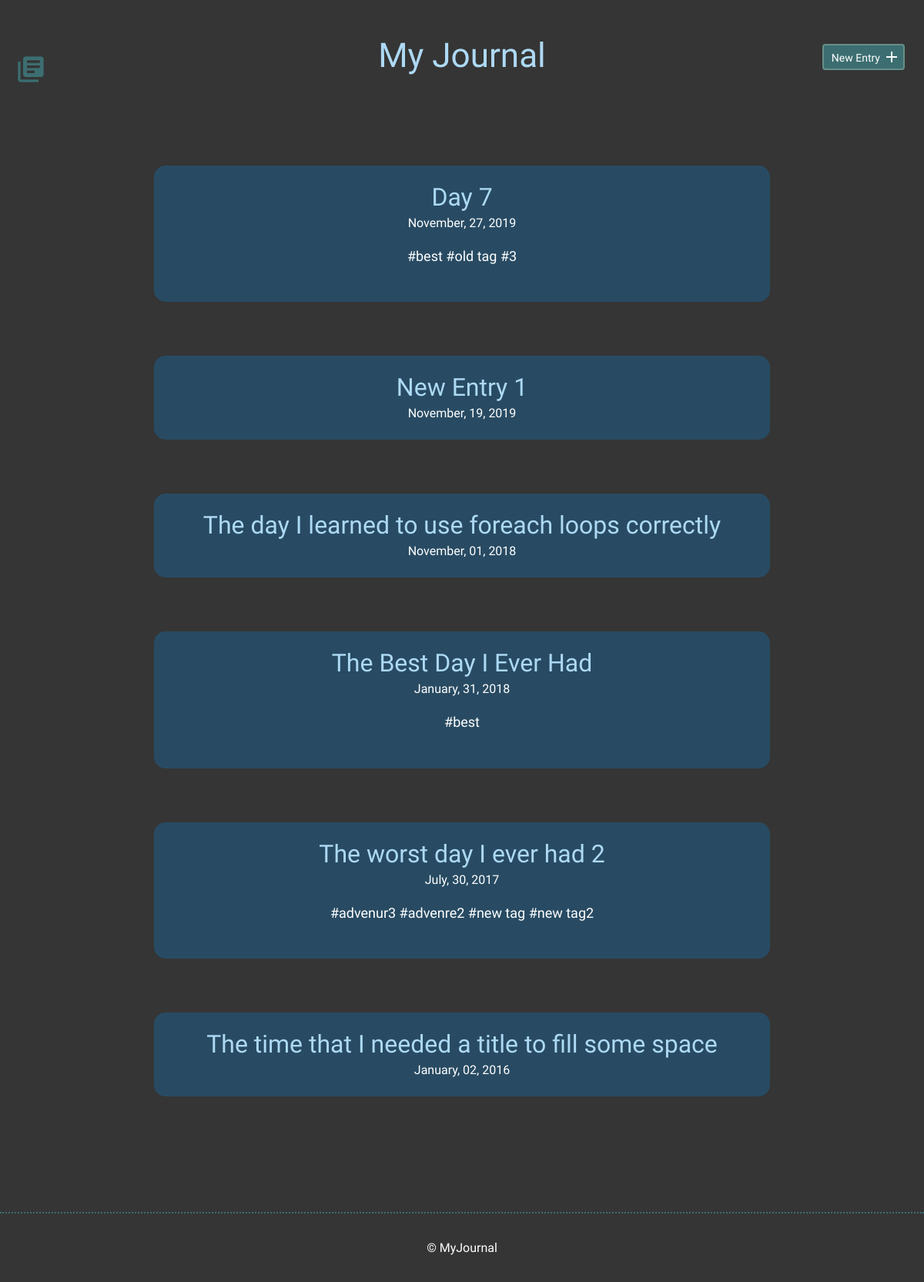
Before: / with the older database file.
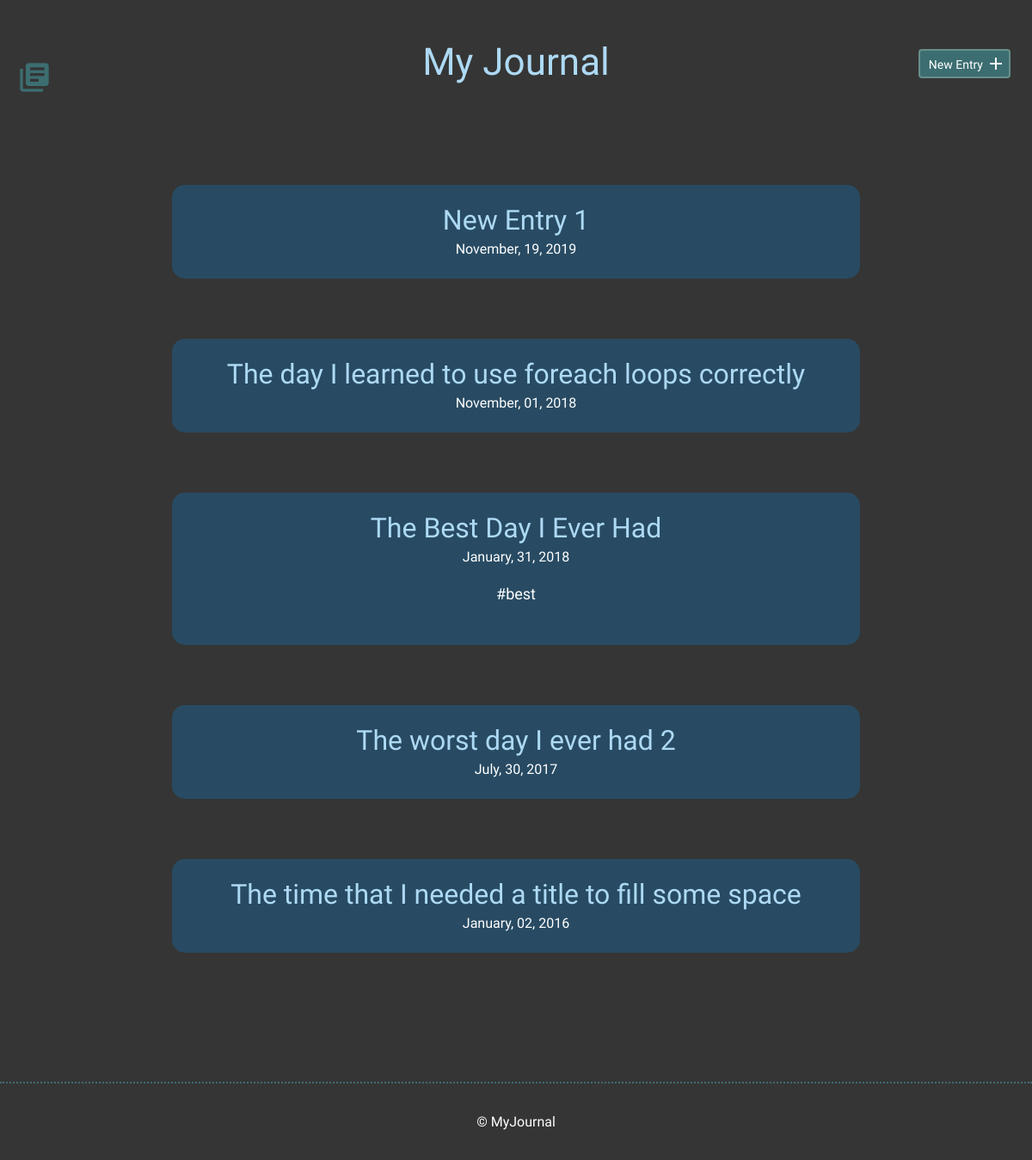
After: the same page with the newer database file.
### tables this page shows
CREATE TABLE "entries" (
	`id`	INTEGER,
	`title`	TEXT,
	`date`	TEXT,
	`time_spent`	INTEGER,
	`learned`	BLOB,
	`resources`	BLOB,
	PRIMARY KEY(`id`)
);

### inc/functions.php (called while the page is built, shortened)
<?php
function get_entry(){
    include ("connection.php");
    try {
        $sql = "SELECT * FROM entries ORDER BY date DESC";
        $stmt = $db->prepare($sql);
        $stmt->execute();
        $results = $stmt->fetchAll(PDO::FETCH_ASSOC);
        return $results;
    } catch (Exception $e) {
        echo "Unable to query DB" . $e->getMessage();
        die();
    }
}
function get_tags_by_entry_id($entries_id){
    include ("connection.php");
    try {
    $sql = "SELECT tags.id, tags.tags FROM tags JOIN entry_tags ON tags.id = entry_tags.tag_id WHERE entry_tags.entry_id = :entries_id";
    $stmt = $db->prepare($sql);
    $stmt->bindParam(':entries_id',$entries_id,PDO::PARAM_INT);
    $stmt->execute();
    $results = $stmt->fetchAll(PDO::FETCH_ASSOC);
    if(!empty($results)) {
        return $results;
    } else {
        return false;
    }
} catch (Exception $e) {
    echo "Unable to query DB" . $e->getMessage();
    die();
}
}
?>

### index.php (the view)
<?php include ("inc/header.php"); ?>
        <section>
            <div class="container">
                <div class="entry-list">
                    <?php
                    $entries = get_entry();
                    foreach($entries AS $entry) {
                        echo "<article>
                        <h2><a href=\"detail.php?id=". $entry['id'] . "\">" .$entry['title']. "</a></h2>
                        <time datetime=\"" . $entry['date'] . "\">" . date('F, d, Y', strtotime($entry['date'])) . "</time>";
                        $tags = get_tags_by_entry_id($entry['id']);
                        if($tags == true){
                            echo "<p>";
                            $tags = array_column($tags, "tags");
                            foreach($tags as $tag){
                                echo "#" . $tag . " ";
                            }
                            echo "</p>";
                        }
                         echo "</article>";
                    }
                    ?>
                </div>
            </div>
        </section>
<?php include ("inc/footer.php"); ?>

### inc/header.php (shortened to what this page needs)
<?php include ("functions.php"); ?>
<!DOCTYPE html>
<html>
    <head>
        <link rel="stylesheet" href="css/normalize.css">
        <link rel="stylesheet" href="css/site.css">
    </head>
    <body>
        <header>
            <div class="container">
                <div class="site-header">
                    <a class="logo" href="index.php"><i class="material-icons">library_books</i></a>
                    <span class="title"><h1> My Journal</h1></span>
                    <a class="button icon-right" href="new.php"><span>New Entry</span> <i class="material-icons">add</i></a>
                </div>
            </div>
        </header>

### inc/footer.php
<footer>
            <div>
                &copy; MyJournal
            </div>
        </footer>
    </body>
</html>

### css/site.css (style rules this page uses)
body { font-size: 16px; background-color: #353535; color: #FFFFFF; font-family: 'Cousine', serif; font-weight: 400; }
.container { margin: 0 auto; padding: 0 25px; }
.title { display:block; margin: 50px auto; width: 33%; text-align:center; display:block; }
header .site-header { margin: 0 auto; height: 95px; }
header .logo i { color: #3C6E71; margin: 20px 0 0 -5px; float: left; font-size: 40px; }
header .button { float: right; margin: 33px 0 0 0; }
footer { text-align: center; padding: 35px 0; border-top: 2px dotted #3C6E71; }
.button { padding: 8px 10px 6px 10px; background: #3C6E71; border: 2px solid #678f89; border-radius: 4px; text-decoration: none; color: #FFF; position: relative; text-align: center; font-size: 14px; }
.button.icon-right { padding-right: 30px; top: -120px; display:block; }
.button.icon-right i { position: absolute; top: 3px; right: 3px; }
h1, h2, h3 { margin: 0; font-weight: 400; line-height: 1em; color: #ADD9F4; }
h1 { font-size: 44px; margin-bottom: 12px; }
h2 { font-size: 32px; }
h2 a { text-decoration: none; color: #ADD9F4; }
p { line-height: 1.8em; font-size: 18px; }
article { background-color: #284B63; padding: 25px 0; border-radius: 15px; }
.entry-list, .edit-entry, .new-entry { max-width: 800px; margin: 0 auto; padding: 70px 0 150px 0; }
.entry-list article { margin-bottom: 70px; text-align: center; }
.entry-list article:last-child { margin-bottom: 0; }
.entry-list article h2 { margin-bottom: 8px; }

Changed rows visible on the page:
removed entries: title "Day 7", date "November, 27, 2019", tag "best", tag "old tag", tag "3"
Other visible differences:
list line gone: "# advenur3"
list line gone: "# advenre2"
list line gone: "# new tag"
list line gone: "# new tag2"
